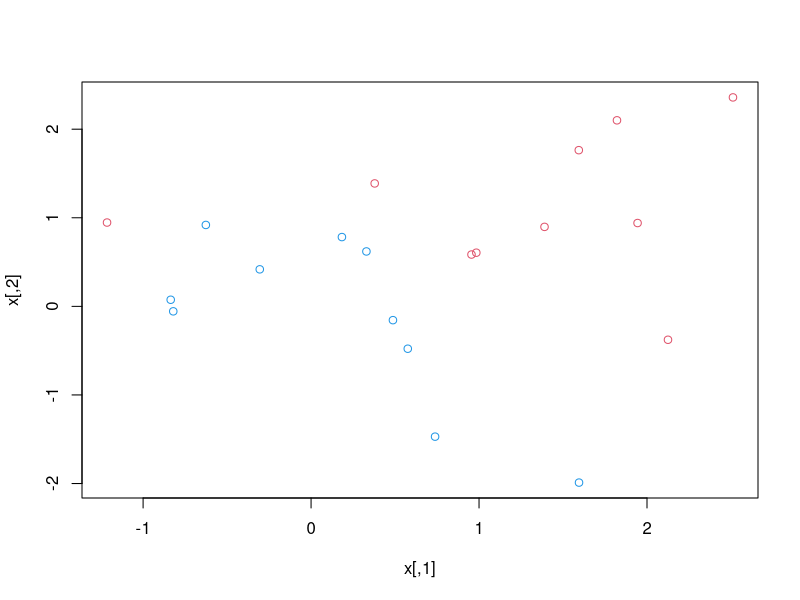
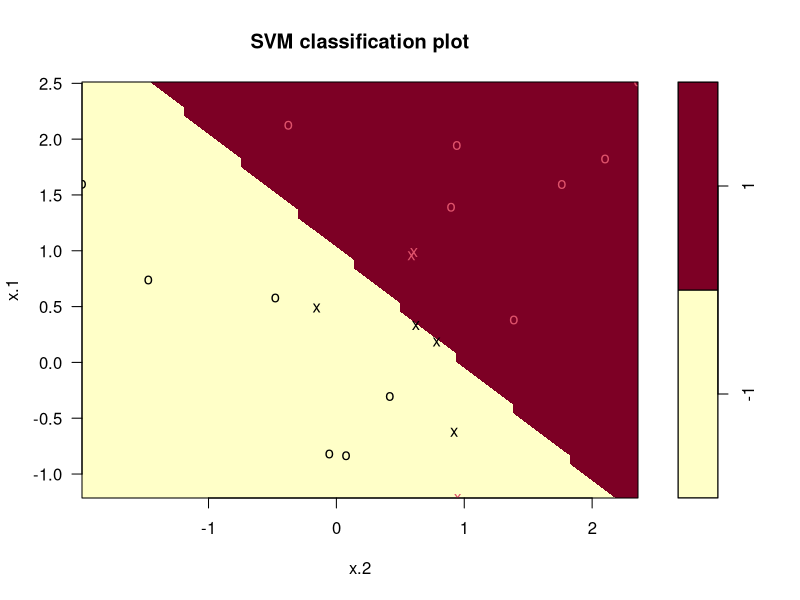
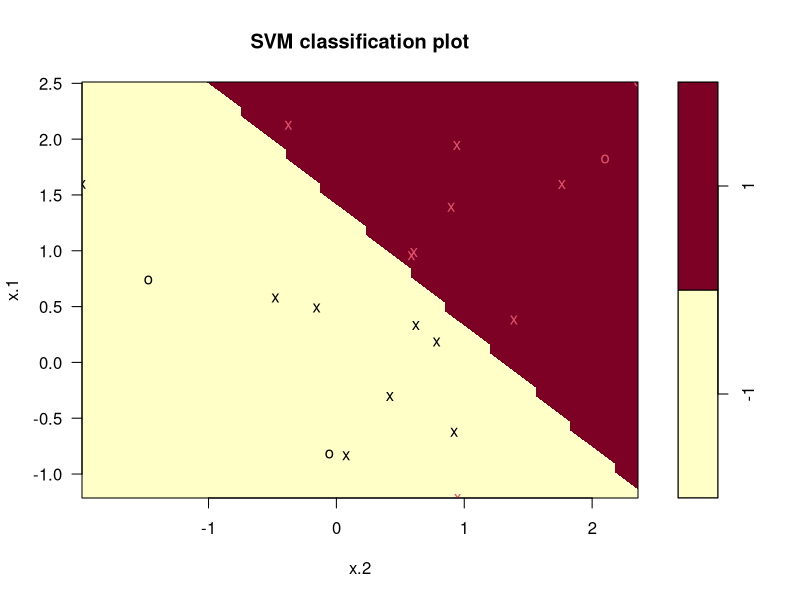

Generate these figures, in order, with R:
set.seed(1)

x <- matrix(rnorm(20*2), ncol=2)

y=c(rep(-1,10), rep(1,10))

x[y==1,] <- x[y==1,] + 1

plot(x, col=(3-y))

dat <- data.frame(x=x, y=as.factor(y))
library(e1071)
svmfit <- svm(y~., data=dat, kernel="linear", cost=10, scale=FALSE)

plot(svmfit, dat)

svmfit$index

summary(svmfit)

svmfit=svm(y~., data=dat, kernel="linear", cost=0.1, scale=FALSE)
plot(svmfit, dat)

set.seed(1)
tune.out <- tune(svm, y~., data=dat, kernel="linear", ranges=list(cost=c(0.001, 0.01, 0.1, 1, 5, 10, 100)))
summary(tune.out)

bestmod <- tune.out$best.model

summary(bestmod)